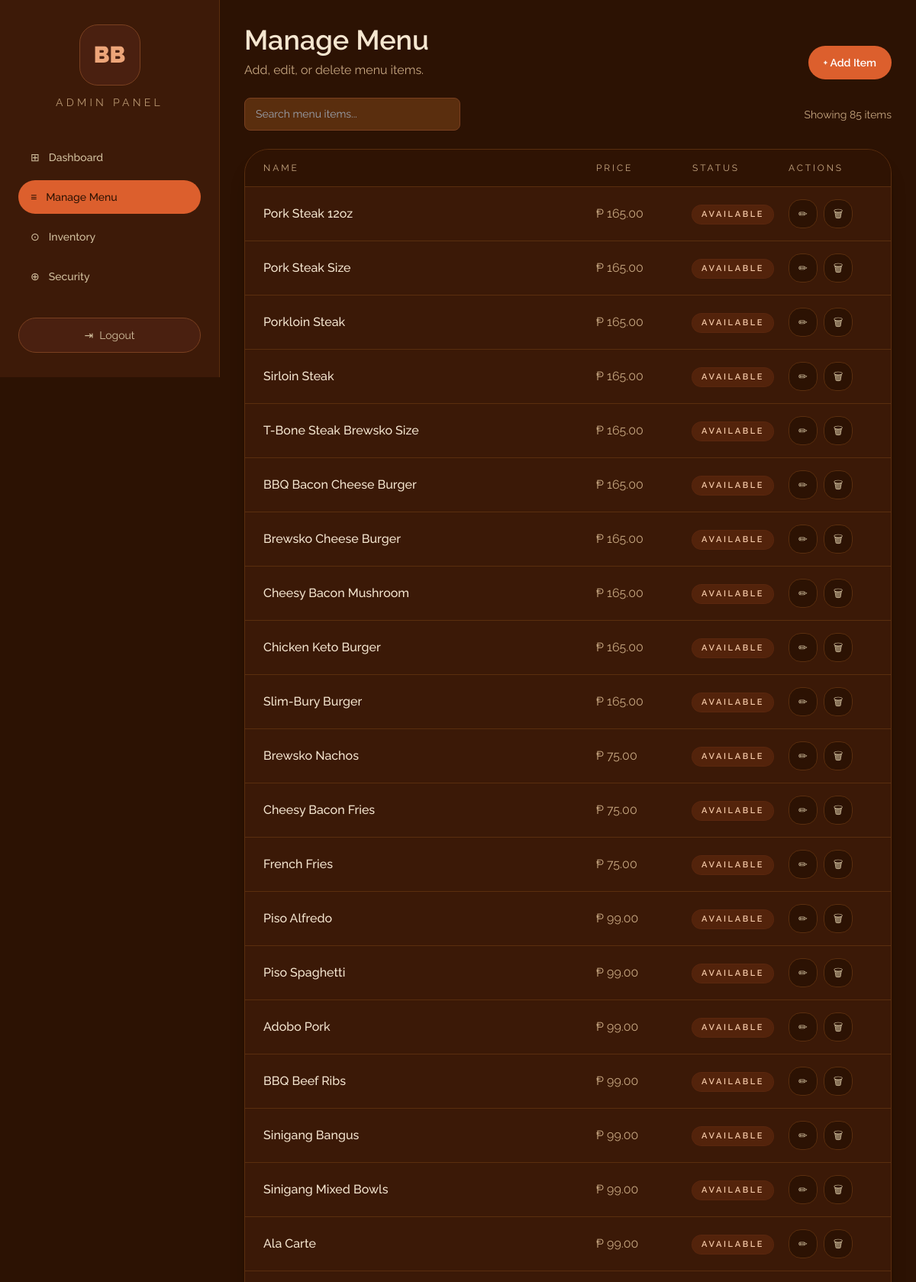
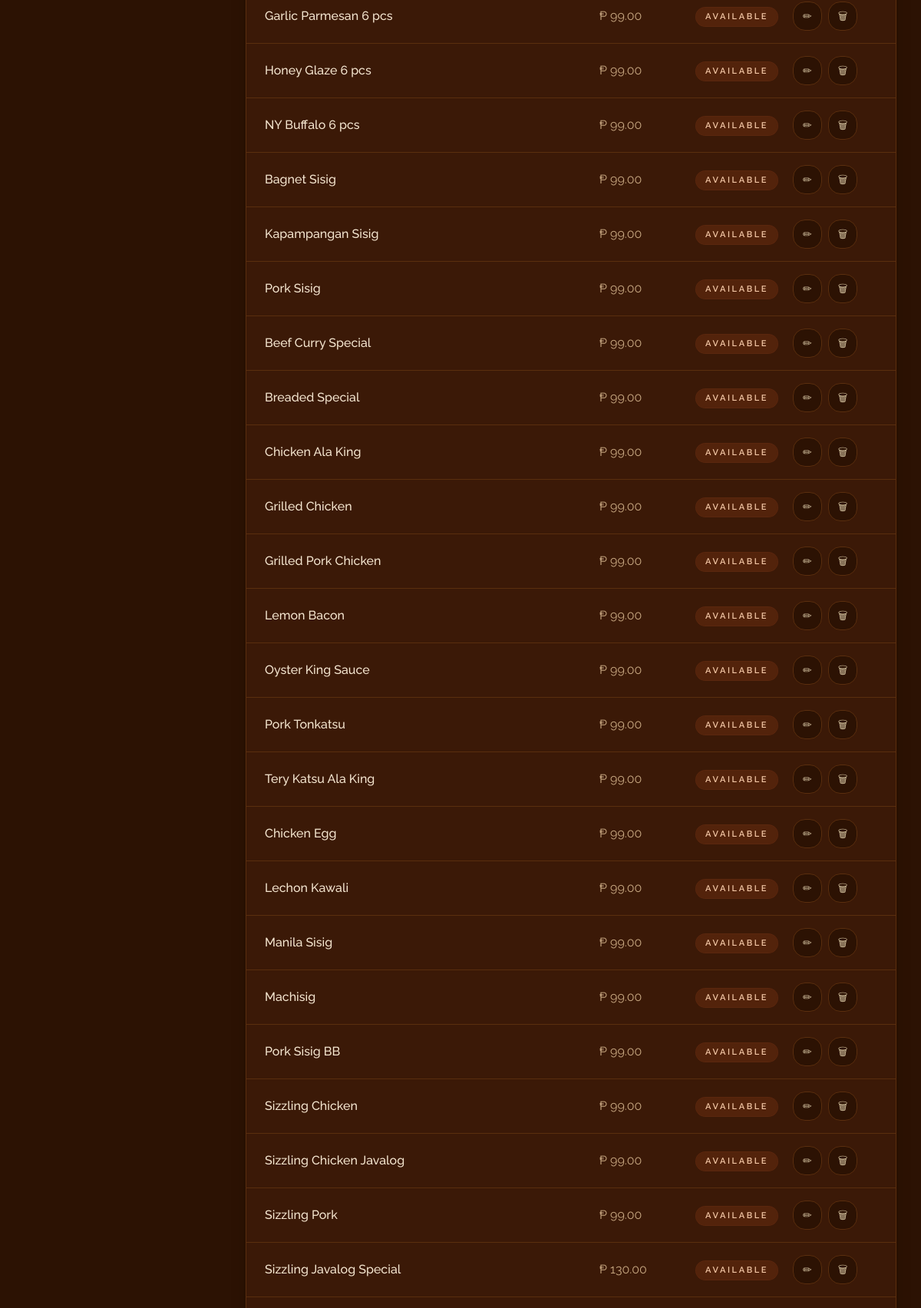
The app's page /panel/menu/ (signed in, upper part) with its own data (2 pictures, top to bottom).
### panel/models.py (models this page shows, shortened)
class MenuItem(models.Model):
    STATUS_CHOICES = [('available', 'Available'), ('unavailable', 'Unavailable')]
    name = models.CharField(max_length=100)
    price = models.DecimalField(max_digits=10, decimal_places=2)
    category = models.CharField(max_length=50, choices=CATEGORY_CHOICES)
    status = models.CharField(max_length=20, choices=STATUS_CHOICES, default='available')
    achieved = models.BooleanField(default=False)
    has_serving_style = models.BooleanField(default=False)
    has_size = models.BooleanField(default=False)
    has_temperature = models.BooleanField(default=False)
    created_at = models.DateTimeField(auto_now_add=True)

### panel/views.py (the view)
# urls.py: path('menu/', views.manage_menu, name='menu'),
@role_required(['admin'])
def manage_menu(request):
    query = request.GET.get('q', '')
    show = request.GET.get('show', 'active')
    if show == 'achieved':
        items = MenuItem.objects.filter(achieved=True)
    else:
        items = MenuItem.objects.filter(achieved=False)
    if query:
        items = items.filter(name__icontains=query)
    context = {
        'items': items,
        'categories': CATEGORY_CHOICES,
        'query': query,
        'show_achieved': show == 'achieved',
        'form': MenuItemForm(),
    }
    return render(request, 'panel/menu.html', context)

### panel/forms.py
class MenuItemForm(forms.ModelForm):
    class Meta:
        model = MenuItem
        fields = [
            'name',
            'price',
            'category',
        ]
        widgets = {
            'name': forms.TextInput(attrs={'class': 'w-full rounded-lg border border-slate-700 bg-slate-900 px-4 py-2 text-slate-100'}),
            'price': forms.NumberInput(attrs={'class': 'w-full rounded-lg border border-slate-700 bg-slate-900 px-4 py-2 text-slate-100', 'step': '0.01'}),
            'category': forms.Select(attrs={'class': 'w-full rounded-lg border border-slate-700 bg-slate-900 px-4 py-2 text-slate-100'}),
            'status': forms.Select(attrs={'class': 'w-full rounded-lg border border-slate-700 bg-slate-900 px-4 py-2 text-slate-100'}),
            'has_serving_style': forms.CheckboxInput(attrs={'class': 'h-4 w-4 rounded border-slate-600 text-orange-500'}),
            'has_size': forms.CheckboxInput(attrs={'class': 'h-4 w-4 rounded border-slate-600 text-orange-500'}),
            'has_temperature': forms.CheckboxInput(attrs={'class': 'h-4 w-4 rounded border-slate-600 text-orange-500'}),
        }

### brewsko_pos/utils.py (called while the page is built)
def role_required(allowed_roles, login_url='login'):
    def decorator(view_func):
        @wraps(view_func)
        def wrapper(request, *args, **kwargs):
            if not request.user.is_authenticated or request.user.role not in allowed_roles:
                return redirect(login_url)
            return view_func(request, *args, **kwargs)
        return wrapper
    return decorator

### templates/panel/menu.html (shortened to what this page needs)
{% extends 'base.html' %}
{% load static %}
{% block body %}
<div class="min-h-screen bg-brown-950 text-warmgray-50">
  <div class="flex min-h-screen">
    {% with active_nav='menu' %}{% include 'panel/sidebar.html' %}{% endwith %}
    <main class="flex-1 p-8">
      <div class="space-y-6">
        <header class="flex flex-col gap-4 md:flex-row md:items-end md:justify-between">
          <div>
            <h1 class="text-4xl font-semibold text-warmgray-50">Manage Menu</h1>
            <p class="mt-2 text-warmgray-300">{% if show_achieved %}Viewing achieved menu items.{% else %}Add, edit, or delete menu items.{% endif %}</p>
          </div>
          <button type="button" onclick="document.getElementById('addModal').classList.remove('hidden')" class="inline-flex items-center justify-center rounded-3xl bg-brewsko-500 px-5 py-3 text-sm font-semibold text-white transition hover:bg-brewsko-400">+ Add Item</button>
        </header>
        <div class="flex flex-col gap-4 lg:flex-row lg:items-center lg:justify-between">
          <form method="get" action="" class="w-full lg:w-1/3">
            <div class="relative">
              <input id="menuSearch" type="text" name="q" value="{{ query }}" placeholder="Search menu items..." oninput="filterRows(this, 'menu-row')" class="w-full rounded-3xl border border-brown-700 bg-brown-950/90 px-4 py-3 text-warmgray-50 outline-none transition focus:border-brewsko-500" />
            </div>
          </form>
          <div class="text-sm text-warmgray-300">Showing {{ items|length }} items</div>
        </div>
        <section class="overflow-hidden rounded-[32px] border border-brown-700 bg-brown-900/95 shadow-xl shadow-black/20">
          <div class="grid grid-cols-[1.7fr_110px_110px_110px] gap-4 border-b border-brown-700 bg-brown-950/80 px-6 py-4 text-xs uppercase tracking-[0.24em] text-warmgray-300">
            <span>Name</span>
            <span>Price</span>
            <span>Status</span>
            <span>Actions</span>
          </div>
          <div class="divide-y divide-brown-700 max-h-[68vh] overflow-y-auto">
            {% for item in items %}
            <div class="menu-row grid grid-cols-[1.7fr_110px_110px_110px] items-center gap-4 px-6 py-4 transition hover:bg-brown-950/80">
              <span class="font-medium text-warmgray-50">{{ item.name }}</span>
              <span class="text-warmgray-300">₱ {{ item.price }}</span>
              <span>
                <span class="inline-flex rounded-full px-3 py-1 text-[11px] font-semibold uppercase tracking-[0.24em] {% if item.status == 'available' %}bg-brewsko-500/15 text-brewsko-200 ring-1 ring-brewsko-500/20{% else %}bg-brown-800/60 text-warmgray-300 ring-1 ring-brown-700/80{% endif %}">{{ item.get_status_display }}</span>
              </span>
              <span class="flex items-center gap-2">
                <button type="button" onclick="openEdit({{ item.id }}, '{{ item.name|escapejs }}', '{{ item.price }}', '{{ item.category }}')" class="rounded-2xl border border-brown-700 bg-brown-950 px-3 py-2 text-sm text-warmgray-200 transition hover:border-brewsko-500">✏</button>
                <form method="post" action="{% url 'panel:achieve_menu_item' item.id %}" onsubmit="return confirm('Move this menu item to Achieve list?')">
                  <button type="submit" class="rounded-2xl border border-brown-700 bg-brown-950 px-3 py-2 text-sm text-warmgray-200 transition hover:border-red-500">🗑</button>
                </form>
              </span>
            </div>
            {% empty %}
            <div class="px-6 py-12 text-center text-warmgray-300">No menu items found.</div>
            {% endfor %}
          </div>
        </section>
      </div>
    </main>
  </div>
</div>
{% endblock %}

### static/css/styles.css (style rules this page uses)
:root { --bg-deep: #1C0A02; --bg-main: #2C1203; --bg-panel: #3D1A08; --bg-card: #4A2010; --bg-input: #5A2E0E; --border: #7A4020; --orange: #E8692A; --orange-hover: #FF7A35; --orange-dark: #C4541A; --green: #4CAF50; --green-dark: #388E3C; --teal: #26A69A; --red: #E53935; --red-dark: #C62828; --text-white: #FFFFFF; --text-cream: #F5E6D0; --text-muted: #C8A882; --text-dim: #8A6040; --sidebar-width: 220px; --radius: 8px; --radius-lg: 12px; }
* { margin: 0; padding: 0; box-sizing: border-box; }
body { font-family: 'Raleway', sans-serif; background: var(--bg-main); color: var(--text-cream); min-height: 100vh; }
.form-group input, .form-group select, input[type="text"], input[type="number"], input[type="password"], select { width: 100%; background: var(--bg-input); border: 1px solid var(--border); border-radius: var(--radius); padding: 10px 14px; color: var(--text-cream); font-size: 14px; font-family: 'Raleway', sans-serif; outline: none; transition: border-color 0.2s; }

### records on screen
MenuItem: name "Pork Steak 12oz", price "165.00", status "AVAILABLE"
MenuItem: name "Pork Steak Size", price "165.00", status "AVAILABLE"
MenuItem: name "Porkloin Steak", price "165.00", status "AVAILABLE"
MenuItem: name "Sirloin Steak", price "165.00", status "AVAILABLE"
MenuItem: name "T-Bone Steak Brewsko Size", price "165.00", status "AVAILABLE"
MenuItem: name "BBQ Bacon Cheese Burger", price "165.00", status "AVAILABLE"
MenuItem: name "Brewsko Cheese Burger", price "165.00", status "AVAILABLE"
MenuItem: name "Cheesy Bacon Mushroom", price "165.00", status "AVAILABLE"
MenuItem: name "Chicken Keto Burger", price "165.00", status "AVAILABLE"
MenuItem: name "Slim-Bury Burger", price "165.00", status "AVAILABLE"
MenuItem: name "Brewsko Nachos", price "75.00", status "AVAILABLE"
MenuItem: name "Cheesy Bacon Fries", price "75.00", status "AVAILABLE"
MenuItem: name "French Fries", price "75.00", status "AVAILABLE"
MenuItem: name "Piso Alfredo", price "99.00", status "AVAILABLE"
MenuItem: name "Piso Spaghetti", price "99.00", status "AVAILABLE"
MenuItem: name "Adobo Pork", price "99.00", status "AVAILABLE"
MenuItem: name "BBQ Beef Ribs", price "99.00", status "AVAILABLE"
MenuItem: name "Sinigang Bangus", price "99.00", status "AVAILABLE"
MenuItem: name "Sinigang Mixed Bowls", price "99.00", status "AVAILABLE"
MenuItem: name "Ala Carte", price "99.00", status "AVAILABLE"
MenuItem: name "Garlic Parmesan 6 pcs", price "99.00", status "AVAILABLE"
MenuItem: name "Honey Glaze 6 pcs", price "99.00", status "AVAILABLE"
MenuItem: name "NY Buffalo 6 pcs", price "99.00", status "AVAILABLE"
MenuItem: name "Bagnet Sisig", price "99.00", status "AVAILABLE"
MenuItem: name "Kapampangan Sisig", price "99.00", status "AVAILABLE"
MenuItem: name "Pork Sisig", price "99.00", status "AVAILABLE"
MenuItem: name "Beef Curry Special", price "99.00", status "AVAILABLE"
MenuItem: name "Breaded Special", price "99.00", status "AVAILABLE"
MenuItem: name "Chicken Ala King", price "99.00", status "AVAILABLE"
MenuItem: name "Grilled Chicken", price "99.00", status "AVAILABLE"
MenuItem: name "Grilled Pork Chicken", price "99.00", status "AVAILABLE"
MenuItem: name "Lemon Bacon", price "99.00", status "AVAILABLE"
MenuItem: name "Oyster King Sauce", price "99.00", status "AVAILABLE"
MenuItem: name "Pork Tonkatsu", price "99.00", status "AVAILABLE"
MenuItem: name "Tery Katsu Ala King", price "99.00", status "AVAILABLE"
MenuItem: name "Chicken Egg", price "99.00", status "AVAILABLE"
MenuItem: name "Lechon Kawali", price "99.00", status "AVAILABLE"
MenuItem: name "Manila Sisig", price "99.00", status "AVAILABLE"
MenuItem: name "Machisig", price "99.00", status "AVAILABLE"
MenuItem: name "Pork Sisig BB", price "99.00", status "AVAILABLE"
MenuItem: name "Sizzling Chicken", price "99.00", status "AVAILABLE"
MenuItem: name "Sizzling Chicken Javalog", price "99.00", status "AVAILABLE"
MenuItem: name "Sizzling Pork", price "99.00", status "AVAILABLE"
MenuItem: name "Sizzling Javalog Special", price "130.00", status "AVAILABLE"

### other values on screen
{{ items|length }} "85"
